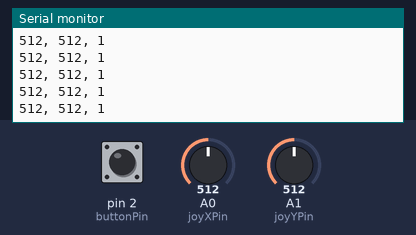
This sketch was run on a simulated Arduino Uno, built with avr-gcc and run on an emulated ATmega328P. On the bench: the last lines printed to the serial monitor. The inputs (shaded band) are chosen by the test bench; at power-on: A0 (joyXPin) = 512, A1 (joyYPin) = 512, pin 2 (buttonPin) HIGH.

Above: at 1.2 s.
1.3 s: A0 (joyXPin) set to 716
At 1.31 s:
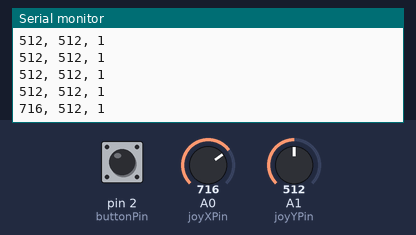
2.8 s: A1 (joyYPin) set to 716
At 2.82 s:
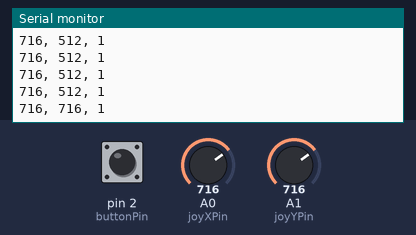
4.3 s: pin 2 (buttonPin) pulled LOW for 0.15 s
At 4.33 s:
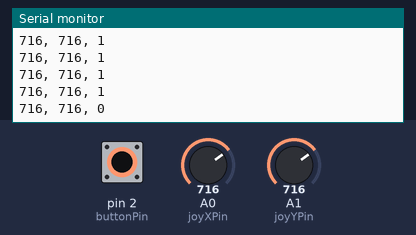
5.9 s: A0 (joyXPin) set to 900
At 5.94 s:
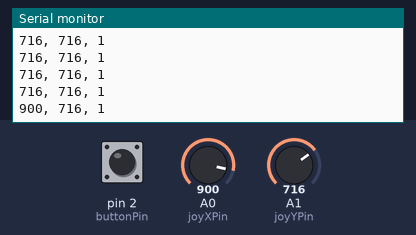
7.4 s: A1 (joyYPin) set to 1023
At 7.45 s:
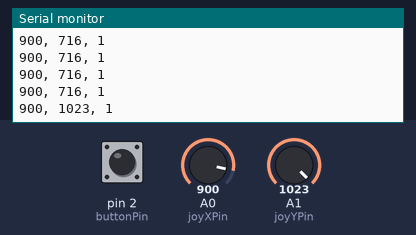
10.4 s: pin 2 (buttonPin) pulled LOW for 1 s
At 10.47 s:
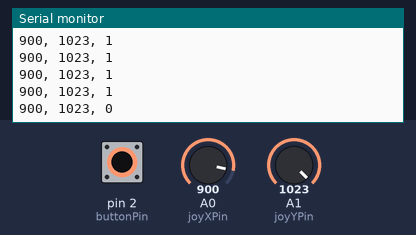
Timing chart, 0 to 13.4 s (numbered marks = the images above; inputs shaded):
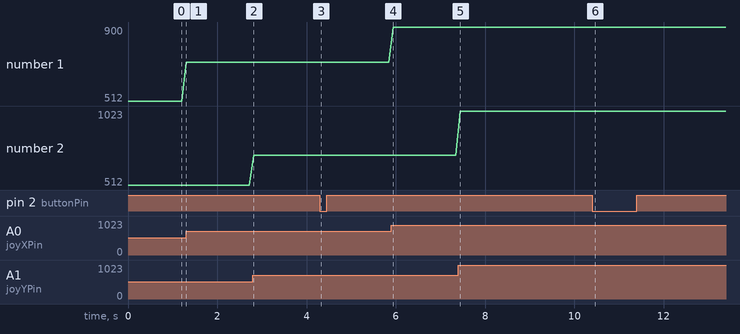

The sketch:

joystic.ino
```cpp
const int joyXPin = A0 ;
const int joyYPin = A1 ;
const int buttonPin = 2;


void setup() {
  Serial.begin(9600);
  pinMode(buttonPin, INPUT_PULLUP);

}

void loop() {
  int joyX = analogRead(joyXPin);
  int joyY = analogRead(joyYPin);
  int buttonState = digitalRead(buttonPin);

  Serial.print(joyX);
  Serial.print(", ");
  Serial.print(joyY);
  Serial.print(", ");
  Serial.println(buttonState);
  delay(100);

}
```

Measured:
- after the input at 1.3 s, the serial monitor: prints a new line at once (image 1)
- after the input at 2.8 s, the serial monitor: prints a new line at once (image 2)
- after the input at 4.3 s, the serial monitor: prints a new line at once (image 3)
- after the input at 5.9 s, the serial monitor: prints a new line at once (image 4)
- after the input at 7.4 s, the serial monitor: prints a new line after 0.05 s (image 5)
- after the input at 10.4 s, the serial monitor: prints a new line after 0.07 s (image 6)
- plotted number 1: 512 → 716 after the input at 1.3 s, 716 → 900 after the input at 5.9 s
- plotted number 2: 716 → 1023 after the input at 7.4 s
